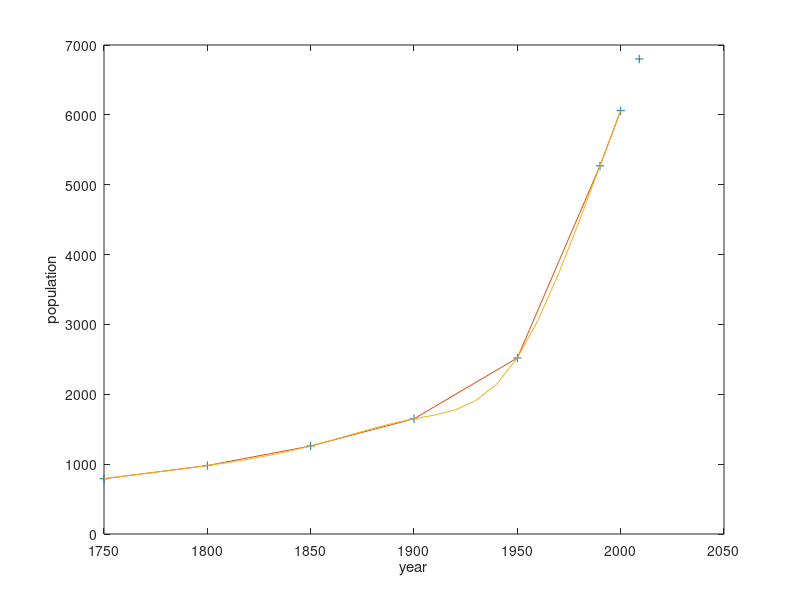

Write the MATLAB code that produced this figure.
x = [1750:50:1950 1990 2000 2009];
y = [791 980 1260 1650 2520 5270 6060 6800];

x_1=1750:10:2050;
y_1=interp1(x,y,x_1, 'linear');
y_2=interp1(x,y,x_1, 'spline');

fprintf('the populaion in 1975:\n %6.2f[linear] \n %6.2f[spline]\n',interp1(x,y,1975, 'linear'), interp1(x,y,1975, 'spline'));

plot(x,y,'+')
hold on
plot(x_1,y_1);
plot(x_1,y_2);
xlabel('year')
ylabel('population')
